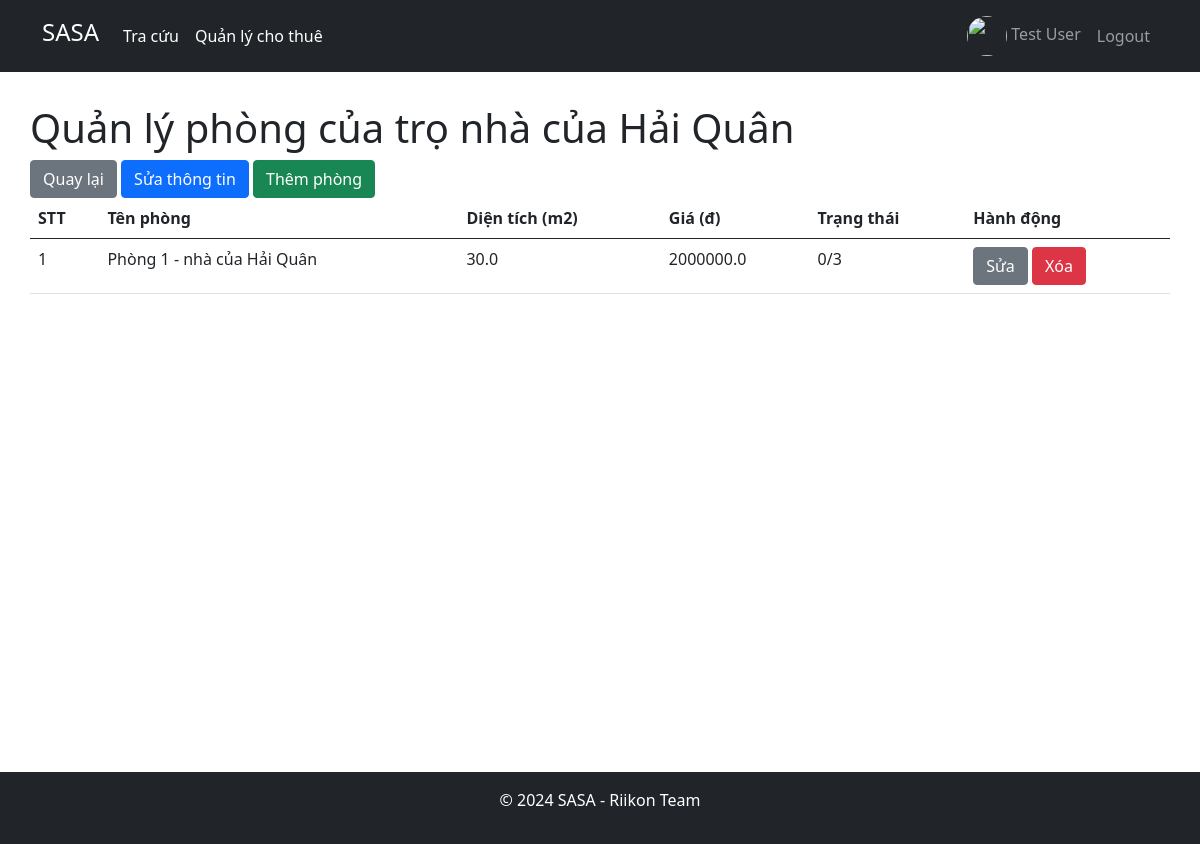
The page /house/1/rooms (signed in) on the database as committed earlier.
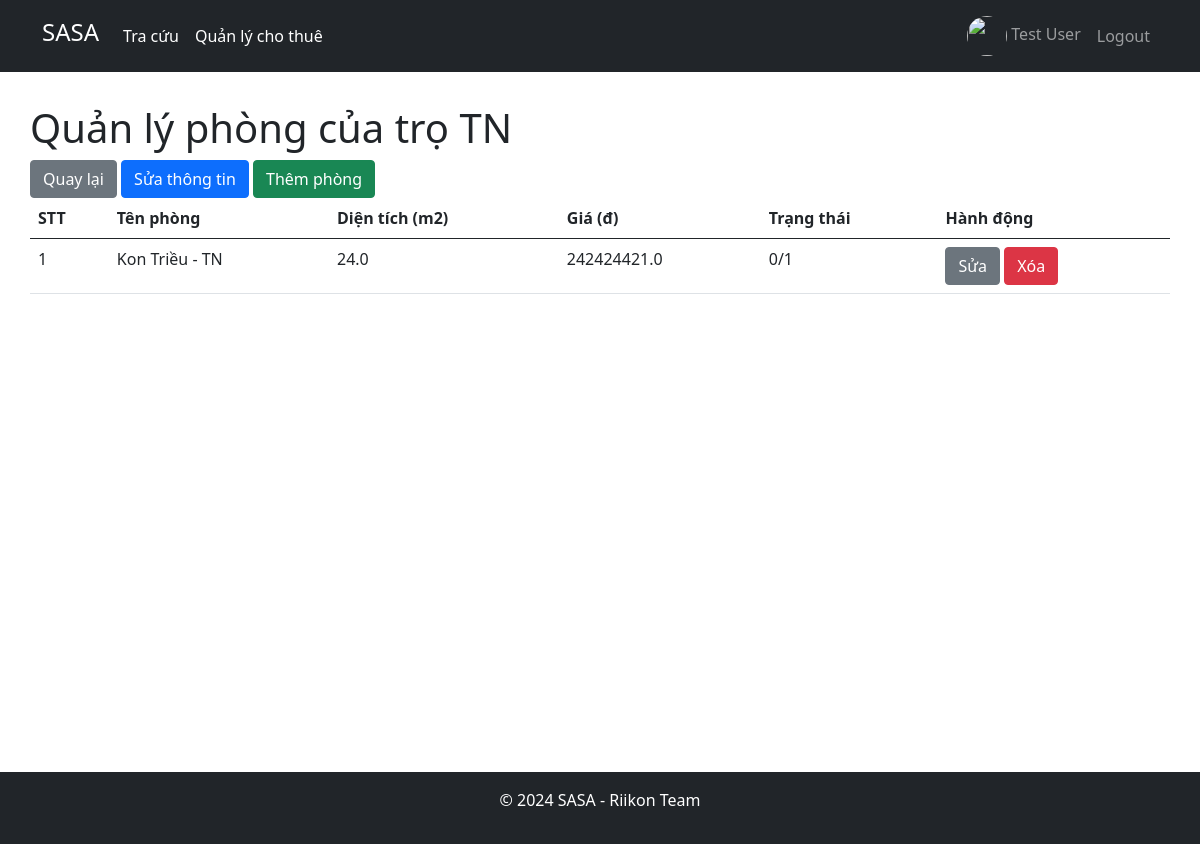
The same page on the database as committed later.
### app/models.py (models this page shows, shortened)
class User(db.Model, UserMixin):
    id = db.Column(db.Integer, primary_key=True)
    email = db.Column(db.String(120), unique=True, nullable=False)
    name = db.Column(db.String(120), nullable=False)
    avatar = db.Column(db.String(200), nullable=True)
    active = db.Column(db.Boolean, default=True)
    tokens = db.Column(db.Text)
    created_at = db.Column(db.DateTime, default=datetime.datetime.now())
    updated_at = db.Column(db.DateTime, default=datetime.datetime.now())
    role = db.Column(db.String(120), nullable=False)
    onupdate=datetime.datetime.now()
    username = db.Column(db.String(120), nullable=False, unique=False)
    phone = db.Column(db.String(120), nullable=True)
    address = db.Column(db.String(120), nullable=True)
    dob = db.Column(db.DateTime, nullable=True)
    password = db.Column(db.String(240), nullable=False)

class House(db.Model):
    id = db.Column(db.Integer, primary_key=True)
    name = db.Column(db.String(120), nullable=False, unique=True)
    renter = db.Column(db.Integer, db.ForeignKey('user.id', ondelete='SET NULL'), nullable=True)
    city = db.Column(db.String(120), nullable=False)
    district = db.Column(db.String(120), nullable=False)
    ward = db.Column(db.String(120), nullable=False)
    street = db.Column(db.String(120), nullable=True)
    lat = db.Column(db.Float, nullable=False)
    lon = db.Column(db.Float, nullable=False)
    flood = db.Column(db.Integer, nullable=False)
    type = db.Column(db.String(120), nullable=False)
    description = db.Column(db.Text, nullable=True)
    full_address = db.Column(db.String(200), nullable=False)
    importance = db.Column(db.Float, nullable=False)
    place_rank = db.Column(db.Integer, nullable=False)
    rate = db.Column(db.Float, nullable=False, default=0)
    created_at = db.Column(db.DateTime, default=datetime.datetime.now())
    updated_at = db.Column(db.DateTime, default=datetime.datetime.now(), onupdate=datetime.datetime.now())

class Room(db.Model):
    id = db.Column(db.Integer, primary_key=True)
    house_id = db.Column(db.Integer, db.ForeignKey('house.id', ondelete='CASCADE'), nullable=False)
    name = db.Column(db.String(120), nullable=False)
    price = db.Column(db.Float, nullable=False)
    area = db.Column(db.Float, nullable=False)
    description = db.Column(db.Text, nullable=True)
    type = db.Column(db.String(120), nullable=True)
    max_people = db.Column(db.Integer, nullable=False)
    current_people = db.Column(db.Integer, nullable=False)
    rate = db.Column(db.Float, nullable=False, default=0)
    matching = db.Column(db.Boolean, default=False)
    created_at = db.Column(db.DateTime, default=datetime.datetime.now())
    updated_at = db.Column(db.DateTime, default=datetime.datetime.now(), onupdate=datetime.datetime.now())

### app/routes.py (the view)
@app.route('/house/<int:id>/rooms', methods=['GET', 'POST'])
@login_required
def seeRooms(id):
    if current_user.role != 'renter':
        return redirect(url_for('home'))
    house = House.query.get(id)
    rooms = Room.query.filter_by(house_id=id).all()
    return render_template('rooms.html', title='Phòng trọ', house=house, rooms=rooms)

### app/routes.py (called while the page is built)
def update_template_context():
    user = None
    if current_user.is_authenticated:
        user = current_user
    return dict(user=user)

@login_manager.user_loader
def load_user(user_id):
    return User.query.get(int(user_id))

### app/templates/rooms.html (shortened to what this page needs)
{% extends 'layouts/base.html' %}
{% block css%}
    <link rel="stylesheet" href="https://unpkg.com/leaflet@1.9.4/dist/leaflet.css"/>
{% endblock %}
{% block content %}
    <h1>Quản lý phòng của trọ {{ house.name }}</h1>
    <div>
        <a href="{{ url_for('rent') }}" class="btn btn-secondary">Quay lại</a>
        <a href="{{ url_for('editHouse', id=house.id )}}" class="btn btn-primary">Sửa thông tin</a>
        <a href="{{ url_for('addRoom', id=house.id )}}" class="btn btn-success">Thêm phòng</a>
    </div>
<table class="table table-hover">
    <thead>
        <tr>
            <th>STT</th>
            <th>Tên phòng</th>
            <th>Diện tích (m2)</th>
            <th>Giá (đ)</th>
            <th>Trạng thái</th>
            <th>Hành động</th>
        </tr>
    </thead>
    <tbody>
        {% for room in rooms %}
            <tr class="room-row" data-bs-toggle="tooltip" data-bs-html="true" data-bs-title="Diện tích: {{ room.area }} m2<br>Giá: {{ room.price }} đ">
                <td>{{ loop.index }}</td>
                <td>{{ room.name }}</td>
                <td>{{ room.area }}</td>
                <td>{{ room.price }}</td>
                <td>{{ room.current_people}}/{{ room.max_people }}</td>
                <td>
                    <a href="{{ url_for('editRoom', id=room.id) }}" class="btn btn-secondary">Sửa</a>
                    <a href="{{ url_for('deleteRoom', id=room.id) }}" class="btn btn-danger">Xóa</a>
                </td>
            </tr>
        {% endfor %}
    </tbody>
</table>
{% endblock %}

### app/templates/layouts/base.html (shortened to what this page needs)
<!DOCTYPE html>
<html lang="en">
<head>
    <link href="https://cdn.jsdelivr.net/npm/bootstrap@5.0.2/dist/css/bootstrap.min.css" rel="stylesheet">
    <link rel="stylesheet" href="{{url_for('static', filename='css/style.css')}}">
    <link rel="stylesheet" href="https://cdnjs.cloudflare.com/ajax/libs/font-awesome/6.6.0/css/all.min.css" />
    {% block css %}
    {% endblock %}
</head>
<body>
    {% include 'layouts/navbar.html' %}
    <div class="container">
        {% block content %}{% endblock %}
    </div>
    <footer class="bg-dark text-white text-center p-3">
        <p>© 2024 SASA - Riikon Team</p>
    </footer>
</body>
</html>

### app/templates/layouts/navbar.html (shortened to what this page needs)
{% block navbar %}
<nav class="navbar navbar-expand-lg navbar-dark bg-dark">
    <div class="container">
      <a class="navbar-brand" href="/">
        <h4>SASA</h4>
      </a>
      <div class="collapse navbar-collapse" id="navbarScroll">
        <ul class="navbar-nav me-auto my-2 my-lg-0 navbar-nav-scroll" style="--bs-scroll-height: 100px;">
          <li class="nav-item">
            <a class="nav-link active" aria-current="page" href="/lookup">Tra cứu</a>
          </li>
          {% if user.role == 'renter' %}
          <li class="nav-item">
            <a class="nav-link active" aria-current="page" href="/rent">Quản lý cho thuê</a>
          </li>
          {% endif %}
        </ul>
        <ul class="navbar-nav d-flex align-items-center">
          {% if user is none %}
            <li class="nav-item">
              <a class="nav-link" href="/login">Login</a>
            </li>
          {% else %}
            <li class="nav-item">
              <a class="nav-link" href="/profile">
                <img src="{{user.avatar}}" alt="" srcset="" style="width: 40px; height: 40px; border-radius: 50%;">
                {{user.name}}
              </a>
            </li>
            <li class="nav-item">
              <a class="nav-link" href="/logout">Logout</a>
            </li>
          {% endif %}
        </ul>
      </div>
    </div>
  </nav>
{% endblock %}

### app/static/css/style.css (style rules this page uses)
* { user-select: none; }
body > .container { padding: 2rem 0; min-height: calc(100vh - 100px); }

Rows that differ between the two databases and show on the page:
removed Room: name "Phòng 1 - nhà của Hải Quân", area "30.0", price "2000000.0", current_people "0", max_people "3"
changed House: name "nhà của Hải Quân" → "TN"
added Room: name "Kon Triều - TN", area "24.0", price "242424421.0", current_people "0", max_people "1"
